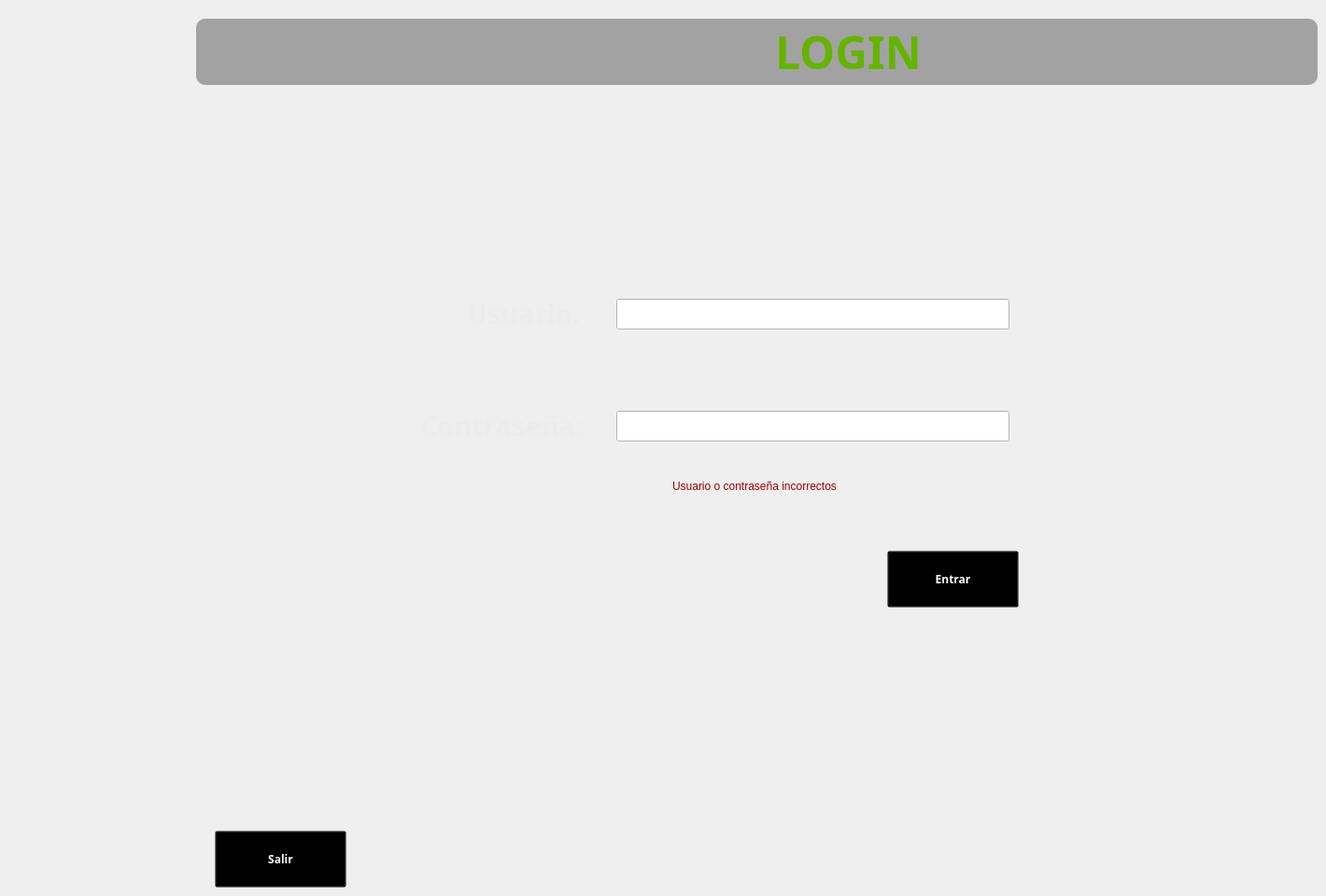
   <widget class="QWidget" name="page_2">
    <widget class="QGroupBox" name="groupBox_55">
     <property name="geometry">
      <rect>
       <x>210</x>
       <y>20</y>
       <width>1201</width>
       <height>71</height>
      </rect>
     </property>
     <property name="styleSheet">
      <string notr="true">background-color: rgb(48, 48, 48,40%);
border-radius:10%;</string>
     </property>
     <property name="title">
      <string/>
     </property>
     <widget class="QLabel" name="label_133">
      <property name="geometry">
       <rect>
        <x>620</x>
        <y>10</y>
        <width>181</width>
        <height>51</height>
       </rect>
      </property>
      <property name="font">
       <font>
        <family>Sans Serif</family>
        <pointsize>36</pointsize>
        <weight>75</weight>
        <italic>false</italic>
        <bold>true</bold>
       </font>
      </property>
      <property name="styleSheet">
       <string notr="true">background-color:transparent;
color:rgb(101, 179, 0)</string>
      </property>
      <property name="text">
       <string>LOGIN</string>
      </property>
     </widget>
    </widget>
    <widget class="QLabel" name="ltime_12">
     <property name="geometry">
      <rect>
       <x>500</x>
       <y>320</y>
       <width>131</width>
       <height>31</height>
      </rect>
     </property>
     <property name="font">
      <font>
       <family>Droid Sans</family>
       <pointsize>22</pointsize>
       <weight>75</weight>
       <italic>false</italic>
       <bold>true</bold>
      </font>
     </property>
     <property name="styleSheet">
      <string notr="true">background-color:transparent;
color:rgb(236, 236, 236);
</string>
     </property>
     <property name="text">
      <string>Usuario:</string>
     </property>
    </widget>
    <widget class="QLabel" name="ltime_13">
     <property name="geometry">
      <rect>
       <x>450</x>
       <y>440</y>
       <width>171</width>
       <height>31</height>
      </rect>
     </property>
     <property name="font">
      <font>
       <family>Droid Sans</family>
       <pointsize>22</pointsize>
       <weight>75</weight>
       <italic>false</italic>
       <bold>true</bold>
      </font>
     </property>
     <property name="styleSheet">
      <string notr="true">background-color:transparent;
color:rgb(236, 236, 236);
</string>
     </property>
     <property name="text">
      <string>Contraseña:</string>
     </property>
    </widget>
    <widget class="QLineEdit" name="lusu">
     <property name="geometry">
      <rect>
       <x>660</x>
       <y>320</y>
       <width>421</width>
       <height>33</height>
      </rect>
     </property>
     <property name="styleSheet">
      <string notr="true">color:rrgb(255,255,255);
background-color:white</string>
     </property>
     <property name="text">
      <string/>
     </property>
    </widget>
    <widget class="QLineEdit" name="lcont">
     <property name="geometry">
      <rect>
       <x>660</x>
       <y>440</y>
       <width>421</width>
       <height>33</height>
      </rect>
     </property>
     <property name="styleSheet">
      <string notr="true">color:rrgb(255,255,255);
background-color:white</string>
     </property>
     <property name="echoMode">
      <enum>QLineEdit::Password</enum>
     </property>
    </widget>
    <widget class="QPushButton" name="bsalirLogin">
     <property name="geometry">
      <rect>
       <x>230</x>
       <y>890</y>
       <width>141</width>
       <height>61</height>
      </rect>
     </property>
     <property name="font">
      <font>
       <family>Sans Serif</family>
       <weight>75</weight>
       <italic>false</italic>
       <bold>true</bold>
      </font>
     </property>
     <property name="styleSheet">
      <string notr="true">background-color:transparent;
color:white;
</string>
     </property>
     <property name="text">
      <string>Salir</string>
     </property>
     <property name="icon">
      <iconset>
       <normaloff>../../../../../../.designer/backup/iconos/fb5.png</normaloff>../../../../../../.designer/backup/iconos/fb5.png</iconset>
     </property>
     <property name="iconSize">
      <size>
       <width>128</width>
       <height>128</height>
      </size>
     </property>
    </widget>
    <widget class="QPushButton" name="bentrar">
     <property name="geometry">
      <rect>
       <x>950</x>
       <y>590</y>
       <width>141</width>
       <height>61</height>
      </rect>
     </property>
     <property name="font">
      <font>
       <family>Sans Serif</family>
       <weight>75</weight>
       <italic>false</italic>
       <bold>true</bold>
      </font>
     </property>
     <property name="styleSheet">
      <string notr="true">background-color:transparent;
color:white;
</string>
     </property>
     <property name="text">
      <string>Entrar</string>
     </property>
     <property name="icon">
      <iconset>
       <normaloff>../../../../../../.designer/backup/iconos/fb14.png</normaloff>../../../../../../.designer/backup/iconos/fb14.png</iconset>
     </property>
     <property name="iconSize">
      <size>
       <width>128</width>
       <height>128</height>
      </size>
     </property>
    </widget>
    <widget class="QLabel" name="lerror1">
     <property name="enabled">
      <bool>true</bool>
     </property>
     <property name="geometry">
      <rect>
       <x>720</x>
       <y>510</y>
       <width>321</width>
       <height>21</height>
      </rect>
     </property>
     <property name="styleSheet">
      <string notr="true">color:rgb(158, 1, 1)
</string>
     </property>
     <property name="text">
      <string>Usuario o contraseña incorrectos</string>
     </property>
    </widget>
   </widget>
